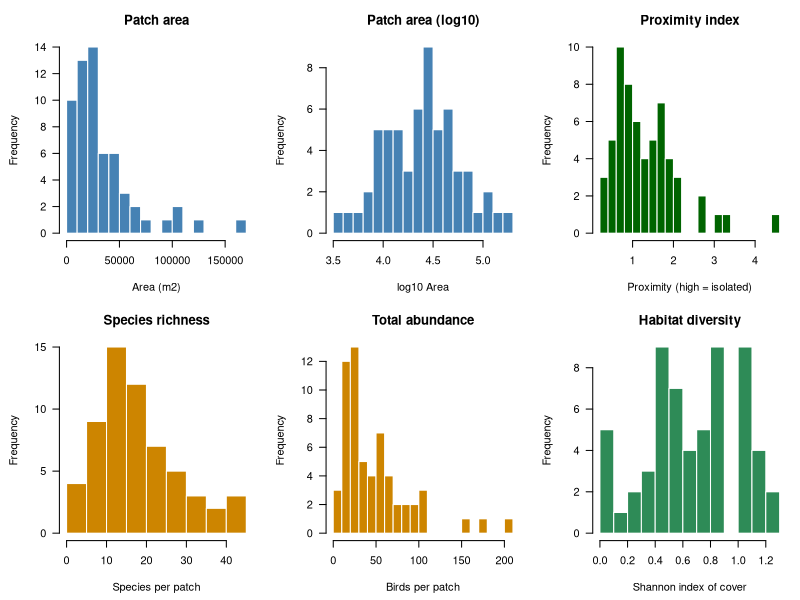
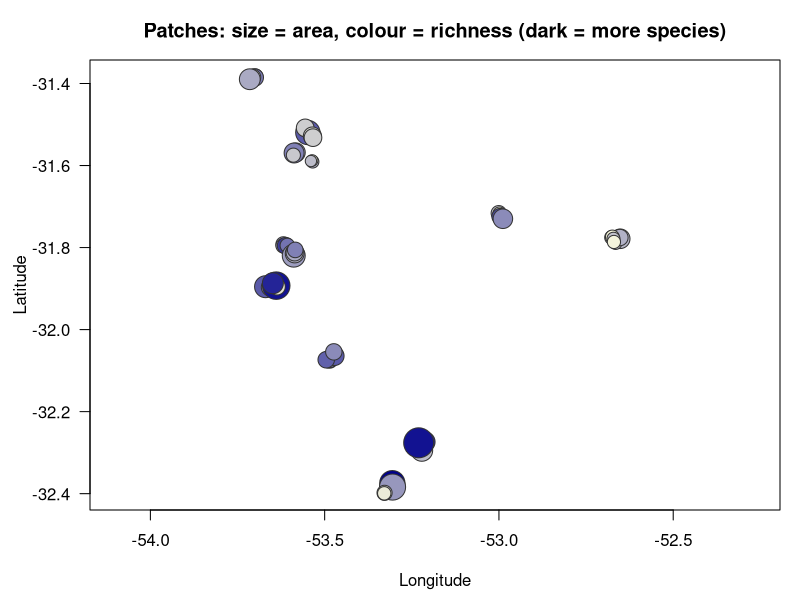
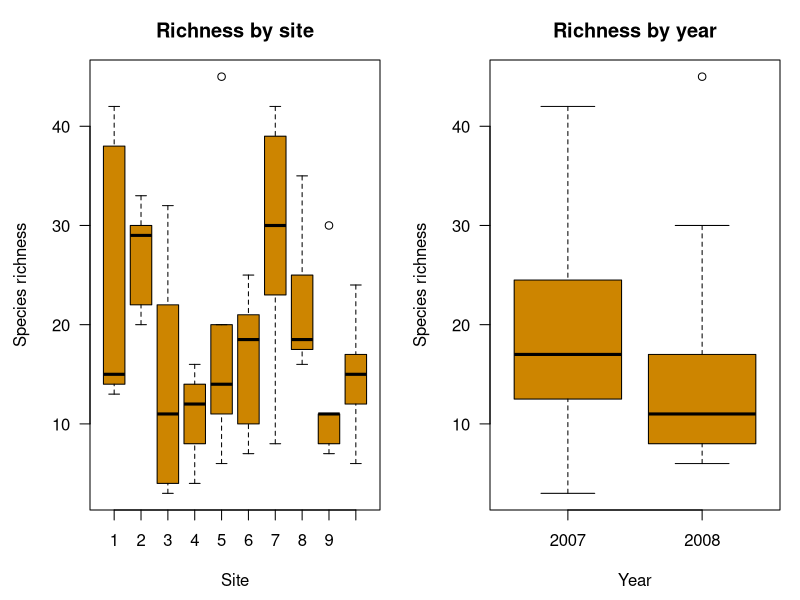
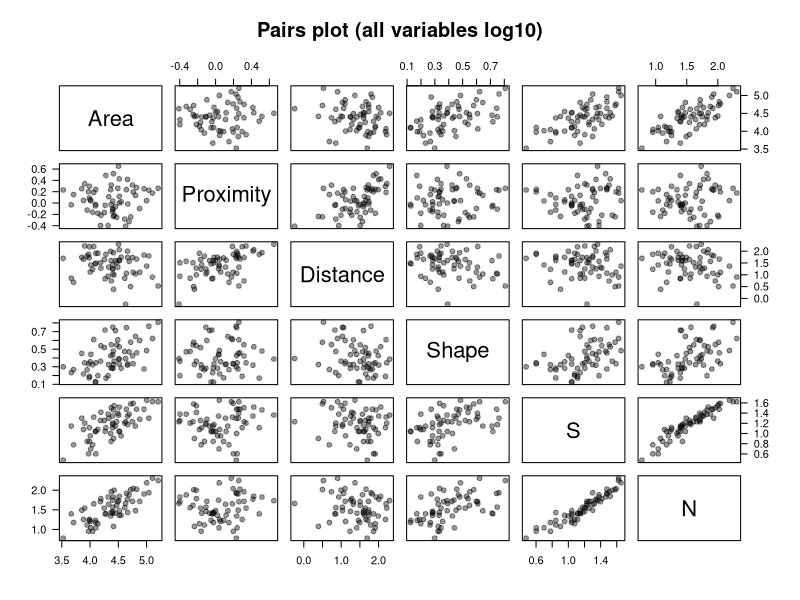
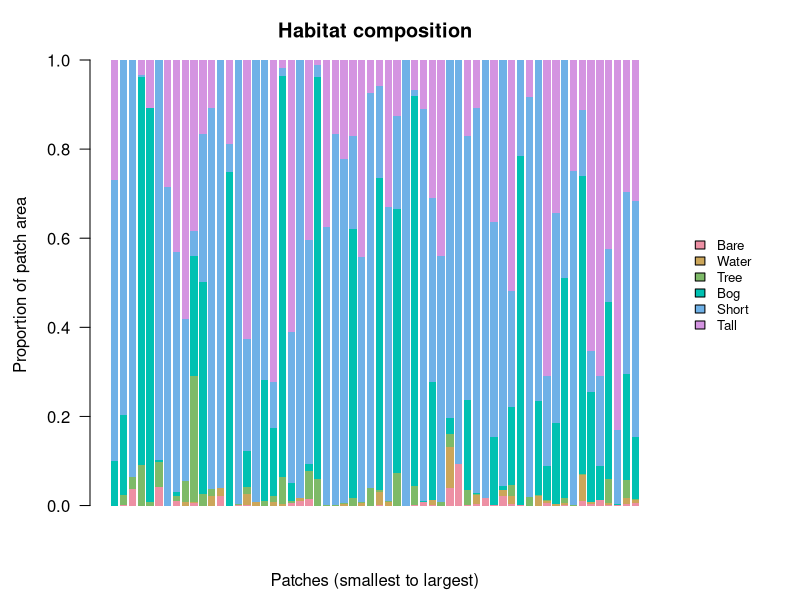
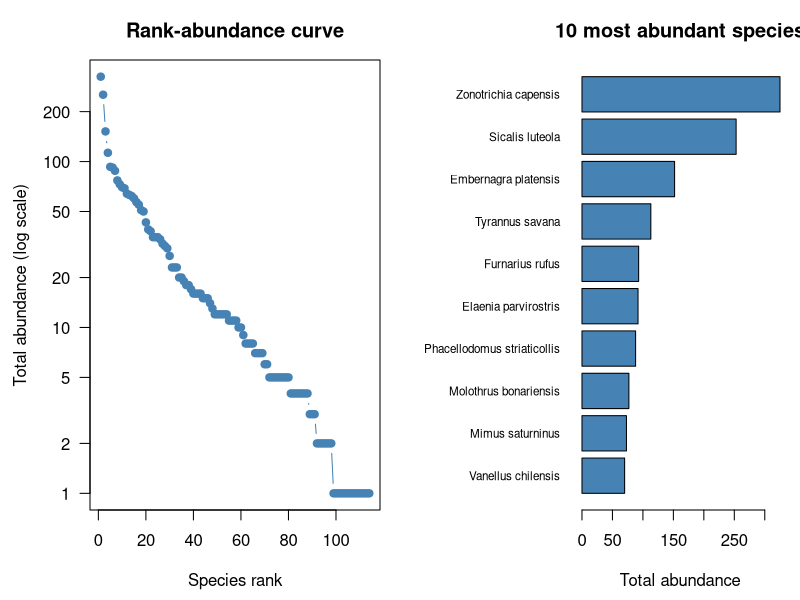
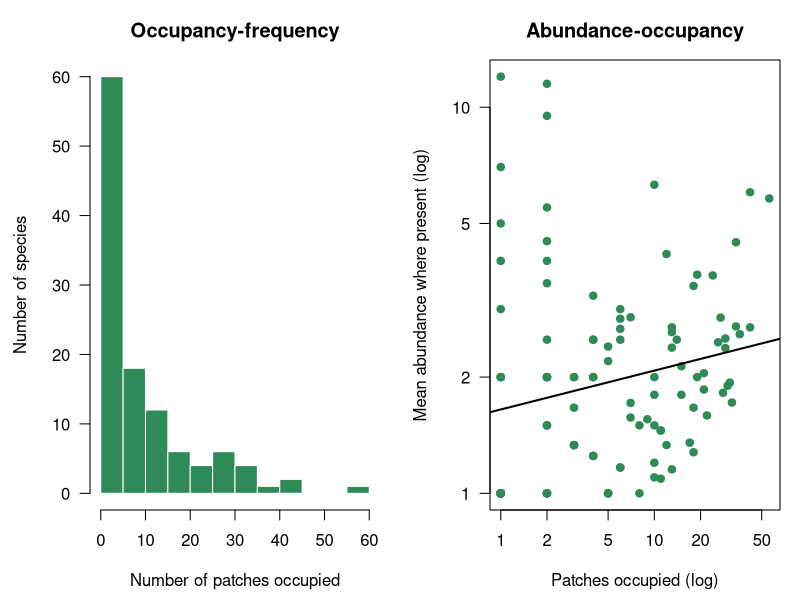
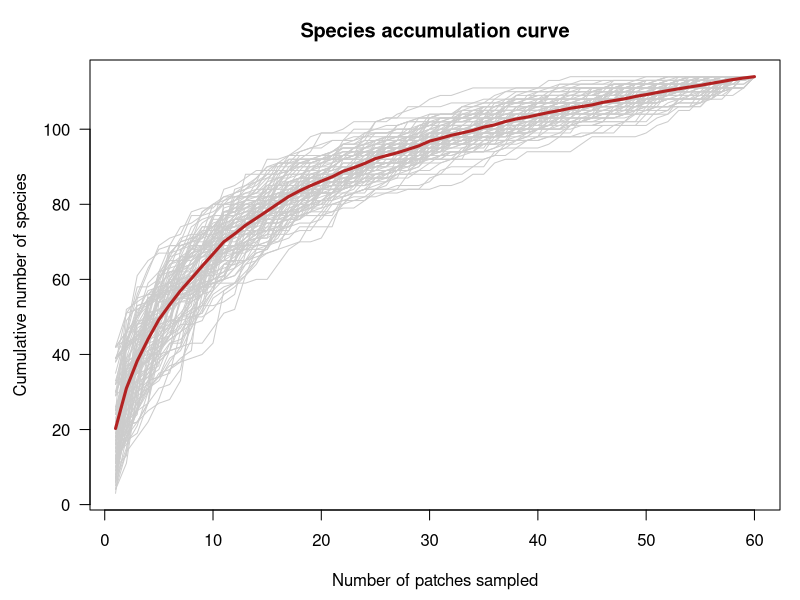

Write the R code that produced these figures, in order.
################################################################################
## DESCRIPTIVE ANALYSIS: BIRDS IN WET-GRASSLAND PATCHES  (base R + vegan)
## One row = one patch. Nothing is transformed in the data: logs are applied
## inside plots or models only.
################################################################################
# install.packages("vegan")      # once, if needed
library(vegan)
options(scipen = 999)            # avoid 1e+05 style axis labels

## ---- 0. LOAD DATA AND BUILD BASIC VARIABLES ---------------------------------------
birds <- read.csv("dataset Influence of habitat structure and spatial configuration on bird abundance in wet grassland patches.csv")

birds <- birds[!is.na(birds$Area), ]                         # drop the empty last row

species <- birds[, (which(names(birds) == "Tall") + 1):ncol(birds)]   # abundance matrix (patches x species)
pa      <- species > 0                                       # presence/absence matrix
cover   <- birds[, c("Bare", "Water", "Tree", "Bog", "Short", "Tall")] # habitat cover inside the patch (m2)

birds$S       <- rowSums(pa)                                 # species richness per patch
birds$N       <- rowSums(species)                            # total abundance per patch
birds$Shannon <- diversity(species, index = "shannon")       # Shannon diversity of birds
birds$Simpson <- diversity(species, index = "simpson")       # Simpson diversity of birds
birds$Evenness <- birds$Shannon / log(birds$S)               # Pielou's evenness (0-1)
birds$HabDiv  <- diversity(cover, index = "shannon")         # habitat diversity inside the patch

cat("Patches:", nrow(birds), "| Species:", ncol(species), "| Sites:", length(unique(birds$Site)), "\n")
summary(birds[, c("Area", "Proximity", "Distance", "Shape", "S", "N", "HabDiv")])

################################################################################
## PART A. DESCRIBING THE PATCHES
################################################################################

## ---- A1. Histograms of the main variables ---------------------------------------------
## QUESTION: what does the sampling design look like? (area is strongly right-skewed)
par(mfrow = c(2, 3), mar = c(4.5, 4.5, 3, 1), las = 1)
hist(birds$Area, breaks = 15, col = "steelblue", border = "white", main = "Patch area", xlab = "Area (m2)")
hist(log10(birds$Area), breaks = 15, col = "steelblue", border = "white", main = "Patch area (log10)", xlab = "log10 Area")
hist(birds$Proximity, breaks = 15, col = "darkgreen", border = "white", main = "Proximity index", xlab = "Proximity (high = isolated)")
hist(birds$S, breaks = 10, col = "orange3", border = "white", main = "Species richness", xlab = "Species per patch")
hist(birds$N, breaks = 15, col = "orange3", border = "white", main = "Total abundance", xlab = "Birds per patch")
hist(birds$HabDiv, breaks = 10, col = "seagreen4", border = "white", main = "Habitat diversity", xlab = "Shannon index of cover")

## ---- A2. Map of the patches ----------------------------------------------------------------
## QUESTION: how are the patches arranged in space, and where are the rich patches?
rich_col <- colorRampPalette(c("lightyellow", "darkblue"))(100)[cut(birds$S, 100, labels = FALSE)]
par(mfrow = c(1, 1), mar = c(4.5, 4.5, 3, 1))
plot(birds$Lon, birds$Lat, pch = 21, bg = rich_col, col = "grey20",
     cex = 1 + 3 * sqrt(birds$Area / max(birds$Area)),
     asp = 1 / cos(mean(birds$Lat) * pi / 180), xlab = "Longitude", ylab = "Latitude",
     main = "Patches: size = area, colour = richness (dark = more species)")

## ---- A3. Richness and abundance among sites and years ---------------------------------------
## QUESTION: how much do patches differ among sites and sampling years?
par(mfrow = c(1, 2))
boxplot(S ~ factor(Site), data = birds, col = "orange3", xlab = "Site", ylab = "Species richness", main = "Richness by site")
boxplot(S ~ factor(Year), data = birds, col = "orange3", xlab = "Year", ylab = "Species richness", main = "Richness by year")

## ---- A4. Relationships among variables ---------------------------------------------------------
## QUESTION: which variables are related before any modelling? (logs only inside the plot)
pairs(log10(birds[, c("Area", "Proximity", "Distance", "Shape", "S", "N")]),
      pch = 19, col = rgb(0, 0, 0, 0.4), main = "Pairs plot (all variables log10)")

## ---- A5. Habitat composition of each patch -------------------------------------------------------
## QUESTION: does the mix of habitat types change from small to large patches?
prop <- as.matrix(cover / rowSums(cover))                    # proportion of each cover type
par(mfrow = c(1, 1), mar = c(4.5, 4.5, 3, 7), xpd = TRUE)
barplot(t(prop)[, order(birds$Area)], col = hcl.colors(6, "Set 2"), border = NA, names.arg = rep("", nrow(prop)),
        xlab = "Patches (smallest to largest)", ylab = "Proportion of patch area",
        main = "Habitat composition")
legend("right", inset = c(-0.17, 0), legend = colnames(prop), fill = hcl.colors(6, "Set 2"), cex = 0.8, bty = "n")
par(xpd = FALSE, mar = c(4.5, 4.5, 3, 1))

################################################################################
## PART B. DESCRIBING THE BIRD COMMUNITY
################################################################################

## ---- B1. Rank-abundance curve and most abundant species --------------------------------------------
## QUESTION: is the community dominated by a few species, with many rare ones?
tot <- sort(colSums(species), decreasing = TRUE)             # total abundance of each species
par(mfrow = c(1, 2), mar = c(4.5, 4.5, 3, 1))
plot(tot, log = "y", type = "b", pch = 19, col = "steelblue", xlab = "Species rank",
     ylab = "Total abundance (log scale)", main = "Rank-abundance curve")
par(mar = c(4.5, 9, 3, 1))
barplot(rev(head(tot, 10)), horiz = TRUE, las = 1, col = "steelblue", cex.names = 0.7,
        names.arg = gsub("_", " ", rev(names(head(tot, 10)))), xlab = "Total abundance",
        main = "10 most abundant species")

## ---- B2. Occupancy-frequency and abundance-occupancy relationship -------------------------------------
## QUESTION: are most species rare (few patches) or widespread? Are widespread species also abundant?
occ <- colSums(pa)                                           # number of patches occupied by each species
par(mfrow = c(1, 2), mar = c(4.5, 4.5, 3, 1))
hist(occ, breaks = 15, col = "seagreen4", border = "white", xlab = "Number of patches occupied",
     ylab = "Number of species", main = "Occupancy-frequency")
plot(occ, colSums(species) / occ, log = "xy", pch = 19, col = "seagreen4",
     xlab = "Patches occupied (log)", ylab = "Mean abundance where present (log)",
     main = "Abundance-occupancy")
abline(lm(log10(colSums(species) / occ) ~ log10(occ)), lwd = 2)

## ---- B3. Species accumulation curve ---------------------------------------------------------------------
## QUESTION: is the sampling complete? Does the number of species level off as patches are added?
acc <- sapply(1:100, function(i) rowSums(apply(pa[sample(nrow(pa)), ], 2, cumsum) > 0))   # 100 random orders
par(mfrow = c(1, 1))
matplot(acc, type = "l", lty = 1, col = "grey80", xlab = "Number of patches sampled",
        ylab = "Cumulative number of species", main = "Species accumulation curve")
lines(rowMeans(acc), lwd = 3, col = "firebrick")

## ---- B4. Diversity indices per patch ------------------------------------------------------------------------
## QUESTION: how do richness, diversity and evenness vary among patches?
par(mfrow = c(1, 3), mar = c(4.5, 4.5, 3, 1))
hist(birds$Shannon,  breaks = 10, col = "orange3", border = "white", main = "Shannon diversity", xlab = "H'")
hist(birds$Simpson,  breaks = 10, col = "orange3", border = "white", main = "Simpson diversity", xlab = "1 - D")
hist(birds$Evenness, breaks = 10, col = "orange3", border = "white", main = "Evenness", xlab = "Pielou's J")

## ---- B5. Richness vs abundance ----------------------------------------------------------------------------------
## QUESTION: how strongly are number of species and number of birds linked?
par(mfrow = c(1, 1))
plot(birds$N, birds$S, log = "x", pch = 19, col = "purple4", xlab = "Total abundance (log scale)",
     ylab = "Species richness", main = "More birds, more species")
lines(lowess(log10(birds$N), birds$S) |> (\(l) list(x = 10^l$x, y = l$y))(), lwd = 2)

################################################################################
## PART C. BASIC COMMUNITY PATTERNS
################################################################################

## ---- C1. Heatmap of the abundance matrix ------------------------------------------------------------------------------
## QUESTION: what does the whole dataset look like at a glance?
## Patches ordered by area (largest at the top); species ordered by total abundance.
ordP <- order(birds$Area, decreasing = TRUE)
ordS <- order(colSums(species), decreasing = TRUE)
heat <- log10(as.matrix(species)[rev(ordP), ordS] + 1)       # log10(abundance + 1) only for the picture
par(mfrow = c(1, 1), mar = c(4.5, 4.5, 3, 1))
image(1:ncol(heat), 1:nrow(heat), t(heat), col = colorRampPalette(c("white", "steelblue", "darkblue"))(50),
      xlab = "Species (most to least abundant)", ylab = "Patches (small to large)",
      main = "Abundance matrix (log10(N + 1))")

## ---- C2. Cluster dendrogram of patches ---------------------------------------------------------------------------------------
## QUESTION: which patches have similar species lists? Do they group by site?
jac <- vegdist(pa * 1, method = "jaccard", binary = TRUE)    # Jaccard dissimilarity between patches
clus <- hclust(jac, method = "average")
par(mar = c(2, 4.5, 3, 1))
plot(clus, labels = birds$Patch, cex = 0.6, hang = -1, main = "Cluster of patches (Jaccard, average linkage)", xlab = "", sub = "")

## ---- C3. Beta diversity summary -------------------------------------------------------------------------------------------------
## QUESTION: how different are patches from each other, on average?
cat("\nMean Jaccard dissimilarity between patches:", round(mean(jac), 2),
    "| range:", round(min(jac), 2), "-", round(max(jac), 2), "\n")
par(mar = c(4.5, 4.5, 3, 1))
hist(jac, breaks = 20, col = "grey60", border = "white", xlab = "Jaccard dissimilarity (0 = identical, 1 = no shared species)",
     main = "How different are patches?")

## ---- C4. Core and satellite species ---------------------------------------------------------------------------------------------
## QUESTION: how many species are widespread (core) and how many are rare (satellite)?
frac <- occ / nrow(pa)                                       # proportion of patches occupied
cat("Core species (> 80% of patches):", sum(frac > 0.8), "\n")
cat("Satellite species (< 20% of patches):", sum(frac < 0.2), "\n")
cat("Singletons (1 patch only):", sum(occ == 1), "\n")
